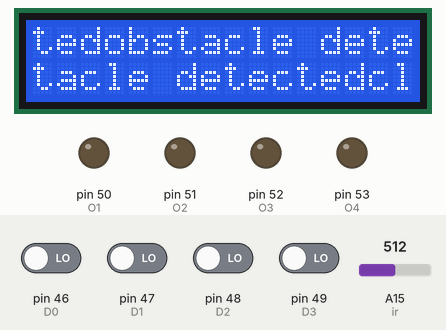
Simulated run of this sketch. Board: Arduino Mega 2560, built with avr-gcc and run on an emulated ATmega2560. Shown: 16×2 character LCD, output pins drawn as LEDs (lit = HIGH). The test bench sets the inputs (shaded band); at power-on: pin 46 (D0), pin 47 (D1), pin 48 (D2), pin 49 (D3) LOW, A15 (ir) = 512.

Above: at 1.2 s.
1.3 s: A15 (ir) set to 109
3.9 s: A15 (ir) set to 95
At 4.3 s:
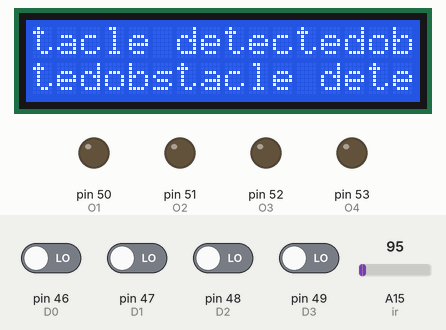
6.4 s: A15 (ir) set to 122
At 6.86 s:
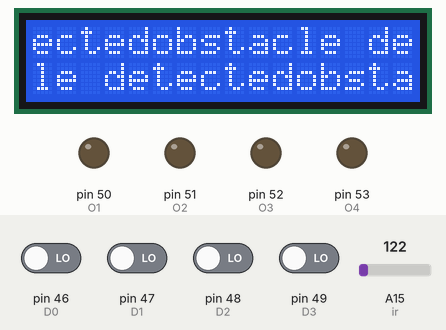
9.1 s: A15 (ir) set to 90
At 9.5 s:
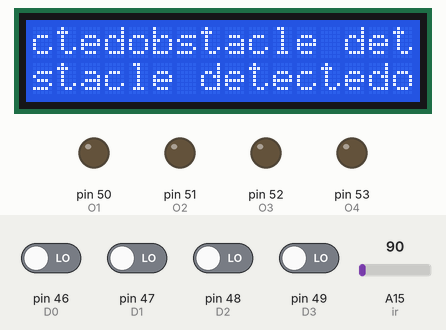
10.6 s: pin 46 (D0) driven HIGH
At 11.0 s:
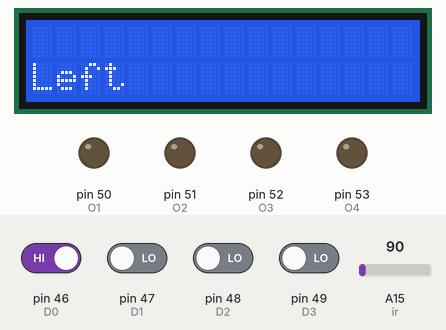
13.6 s: pin 48 (D2) driven HIGH
At 14.0 s:
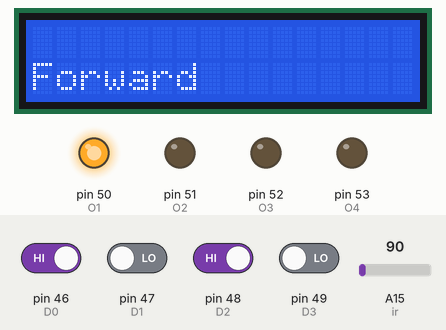
Timing chart, 0 to 16.6 s (numbered marks = the images above; inputs shaded):
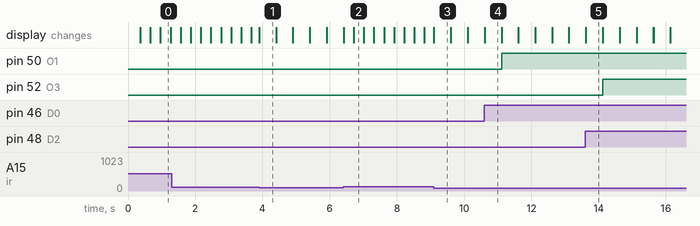

Measured:
- the behaviour switches between 100 and 99 on A15 (ir) (found by bisection; images 0 and 1)
- after the input at 3.9 s, the display: changes at once (image 1)
- after the input at 9.1 s, the display: changes at once (image 3)
- after the input at 10.6 s, pin 50 (O1): LOW → HIGH after 0.51 s; the display: first differs from a run without the input at once (image 4)
- after the input at 13.6 s, pin 52 (O3): LOW → HIGH after 0.52 s; the display: changes at once (image 5)
- what the display in image 1 shows lasts 0.5 s, from 3.9 s to 4.4 s

The sketch:

VOICE_cttc_.ino
```cpp
#include <LiquidCrystal.h>
LiquidCrystal lcd(12, 11, 5, 4, 3, 2);
int ir=A15;
int D0=46;
 int D1=47;
 int D2=48;
 int D3=49;
 int O1=50;
 int O2=51;
 int O3=52;
 int O4=53;
 void setup() {
  Serial.begin(9600);
  lcd.begin(16, 2);
  lcd.setCursor(0, 1);
  pinMode(ir,INPUT);
  pinMode(D0,INPUT);
  pinMode(D1,INPUT);
  pinMode(D2,INPUT);
  pinMode(D3,INPUT);
  pinMode(O1,OUTPUT);
  pinMode(O2,OUTPUT);
  pinMode(O3,OUTPUT);
  pinMode(O4,OUTPUT);

  // put your setup code here, to run once:

}

void loop()
{

  if(analogRead(A15)<100){

            if(digitalRead(D0)==1 && digitalRead(D1)==0 && digitalRead(D2)==1 && digitalRead(D3)==0)
             {

             lcd.print("Forward");
             delay(500);
             lcd.clear();
  lcd.setCursor(0,1);
            digitalWrite(O1,HIGH);
            digitalWrite(O2,LOW);
            digitalWrite(O3,HIGH);
            digitalWrite(O4,LOW);

            }

            if(digitalRead(D0)==1 && digitalRead(D1)==0 && digitalRead(D2)==0 && digitalRead(D3)==0)
             { lcd.print("Left");
             delay(500);
             lcd.clear();
  lcd.setCursor(0,1);
             digitalWrite(O1,HIGH);
            digitalWrite(O2,LOW);
            digitalWrite(O3,LOW);
            digitalWrite(O4,LOW);
            delay(500);}

            if(digitalRead(D0)==0 && digitalRead(D1)==0 && digitalRead(D2)==1 && digitalRead(D3)==0)
             { lcd.print("Right");
             delay(500);
             lcd.clear();
  lcd.setCursor(0,1);
             digitalWrite(O1,LOW);
            digitalWrite(O2,LOW);
            digitalWrite(O3,HIGH);
            digitalWrite(O4,LOW);
            delay(500);}

            if(digitalRead(D0)==0 && digitalRead(D1)==0 && digitalRead(D2)==0 && digitalRead(D3)==0)
             { lcd.print("Stop");
             delay(500);
             lcd.clear();
  lcd.setCursor(0,1);
             digitalWrite(O1,LOW);
            digitalWrite(O2,LOW);
            digitalWrite(O3,LOW);
            digitalWrite(O4,LOW);
}}
else
{ lcd.print("obstacle detected");
 digitalWrite(O1,LOW);
            digitalWrite(O2,LOW);
            digitalWrite(03,LOW);
            digitalWrite(04,LOW);
  }}
```
